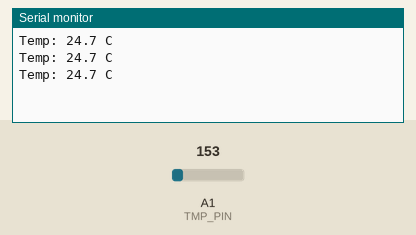
The sketch below on a simulated Arduino Uno, built with avr-gcc and run on an emulated ATmega328P. On the bench: the last lines printed to the serial monitor. Inputs (shaded band) come from the test bench; at power-on: A1 (TMP_PIN) = 153.

Above: at 1.3 s.
1.4 s: A1 (TMP_PIN) set to 165
At 1.9 s:
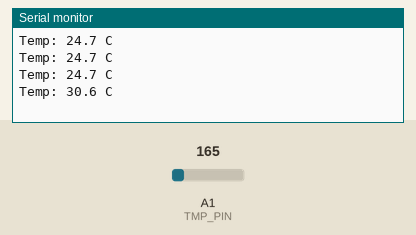
2.9 s: A1 (TMP_PIN) set to 175
At 3.4 s:
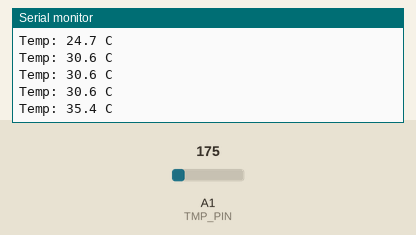
Timing chart, 0 to 5.9 s (numbered marks = the images above; inputs shaded):
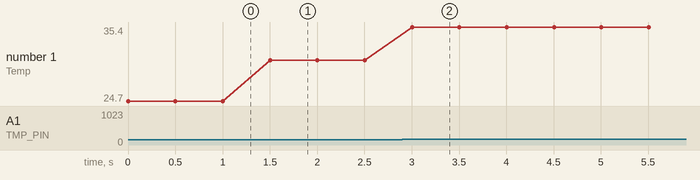

The sketch:

Day25_TMP36_Test.ino
```cpp
// Day 25 - Stage 1a: test the temperature sensor alone
// TMP36: left leg 5V, middle leg A1, right leg GND.
const int TMP_PIN = A1;

void setup() {
  Serial.begin(9600);
}

void loop() {
  float voltage = analogRead(TMP_PIN) * 5.0 / 1024.0;
  float tempC = (voltage - 0.5) * 100.0;   // TMP36: 0.5 V = 0 C, 10 mV per degree
  Serial.print("Temp: ");
  Serial.print(tempC, 1);
  Serial.println(" C");
  delay(500);
}
```

Measured:
- after the input at 1.4 s, the serial monitor: prints a new line after 0.10 s (image 1)
- after the input at 2.9 s, the serial monitor: prints a new line after 0.10 s (image 2)
- plotted number 1: 24.7 → 30.6 after the input at 1.4 s, 30.6 → 35.4 after the input at 2.9 s
